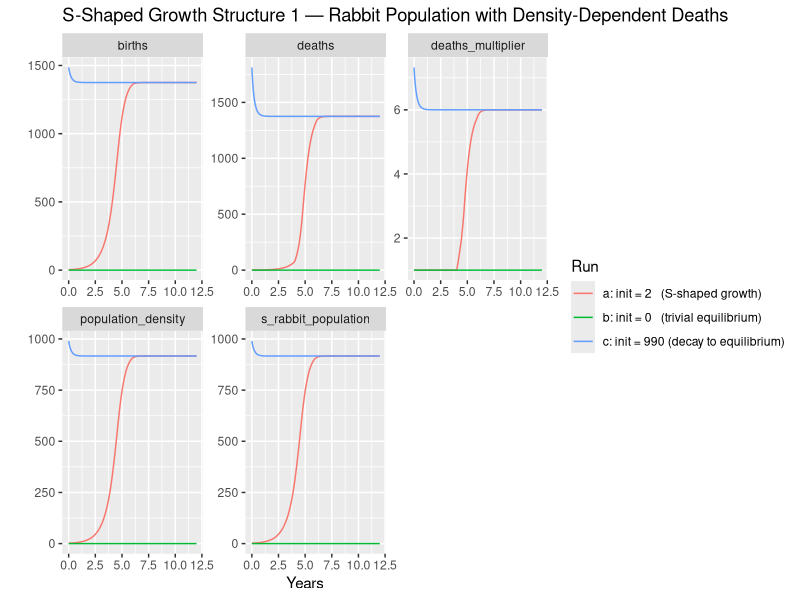

This figure's R source:
# S-Shaped Growth Structure 1 — Rabbit Population with Density-Dependent Deaths
# Road Maps 5: Generic Structures — S-Shaped Growth I (D-4432-2, Section: S-Shaped Growth Structure 1)
# One stock, two flows. Positive feedback (births) initially dominates; as density rises a nonlinear
# deaths multiplier causes the negative loop to take over -> S-shaped growth.
# Replicates Exercise 1: three initial values showing all three possible behaviors.

library(deSolve)
library(tidyverse)

START <- 0; FINISH <- 12; STEP <- 0.0625   # years
simtime <- seq(START, FINISH, by = STEP)

# deaths multiplier lookup (Vensim documentation, D-4432-2)
# x = normalized population density (population_density / normal_population_density)
# y = deaths multiplier (dimensionless) — rises sharply at high densities
deaths_mult_x  <- c(0.01, 1, 2, 3,  4,   5,   6,   7,   8,   9,   10,  11,  12,  13,  14,  15,  16,  17,  18,  19,  20)
deaths_mult_y  <- c(1,    1, 1, 1,   1.5, 2,   2.7, 3.7, 4.7, 5.7, 7.5, 9,   10.5,12,  14,  17,  19,  21,  23,  24,  25)
deaths_mult_fn <- approxfun(deaths_mult_x, deaths_mult_y, rule = 2)

# parameters
params <- c(p_births_normal       = 1.5,   # 1/year
            p_average_lifetime    = 4,     # years
            p_area                = 1,     # acres
            p_normal_pop_density  = 100)   # rabbits/acre (normalisation reference)

# model
model <- function(time, stocks, params) {
  with(as.list(c(stocks, params)), {

    c_population_density <- s_rabbit_population / p_area                                   # rabbits/acre
    c_normalized_density <- c_population_density / p_normal_pop_density                    # dimensionless
    c_deaths_multiplier  <- deaths_mult_fn(c_normalized_density)                           # dimensionless

    f_births <- s_rabbit_population * p_births_normal                                      # rabbits/year
    f_deaths <- (s_rabbit_population / p_average_lifetime) * c_deaths_multiplier           # rabbits/year

    ds_dt <- f_births - f_deaths

    return(list(c(ds_dt),
                births             = f_births,
                deaths             = f_deaths,
                population_density = c_population_density,
                deaths_multiplier  = c_deaths_multiplier))
  })
}

# three runs matching Exercise 1 (a, b, c)
run_a <- data.frame(ode(y = c(s_rabbit_population = 2),   times = simtime, func = model,
                        parms = params, method = "rk4")) %>%
  mutate(run = "a: init = 2   (S-shaped growth)")

run_b <- data.frame(ode(y = c(s_rabbit_population = 0),   times = simtime, func = model,
                        parms = params, method = "rk4")) %>%
  mutate(run = "b: init = 0   (trivial equilibrium)")

run_c <- data.frame(ode(y = c(s_rabbit_population = 990), times = simtime, func = model,
                        parms = params, method = "rk4")) %>%
  mutate(run = "c: init = 990 (decay to equilibrium)")

# combine and plot
bind_rows(run_a, run_b, run_c) %>%
  gather(key = "variable", value = "value", s_rabbit_population:deaths_multiplier) %>%
  ggplot(aes(x = time, y = value, colour = run)) +
  geom_line() +
  facet_wrap(vars(variable), scales = "free") +
  xlab("Years") +
  ylab("") +
  labs(title  = "S-Shaped Growth Structure 1 — Rabbit Population with Density-Dependent Deaths",
       colour = "Run")
